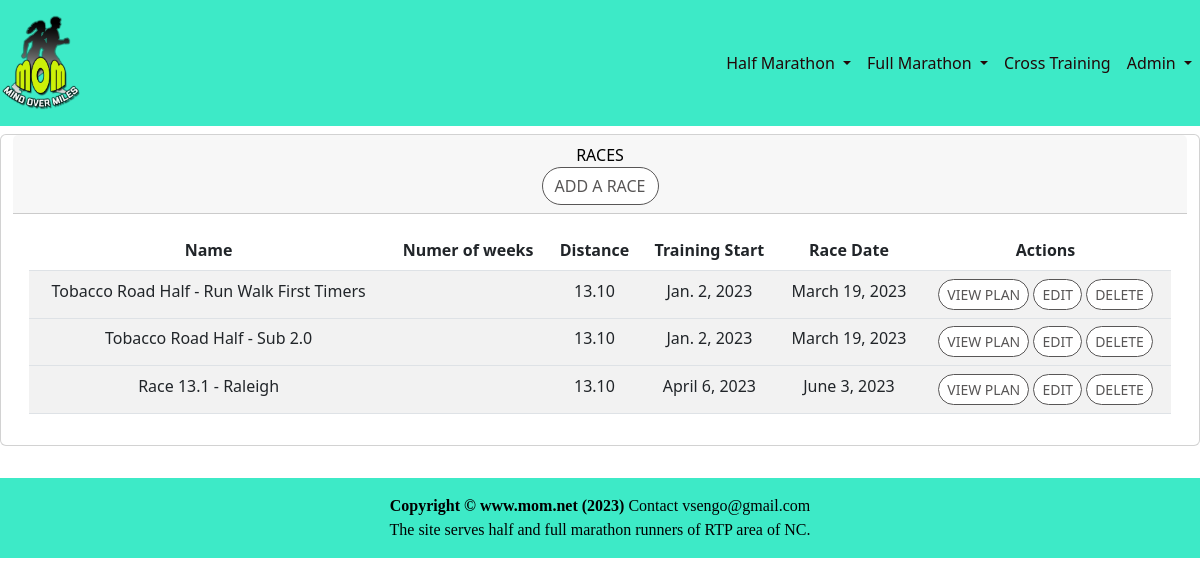
/training/halfMarathonList (signed in), run on an earlier commit of the app's database.
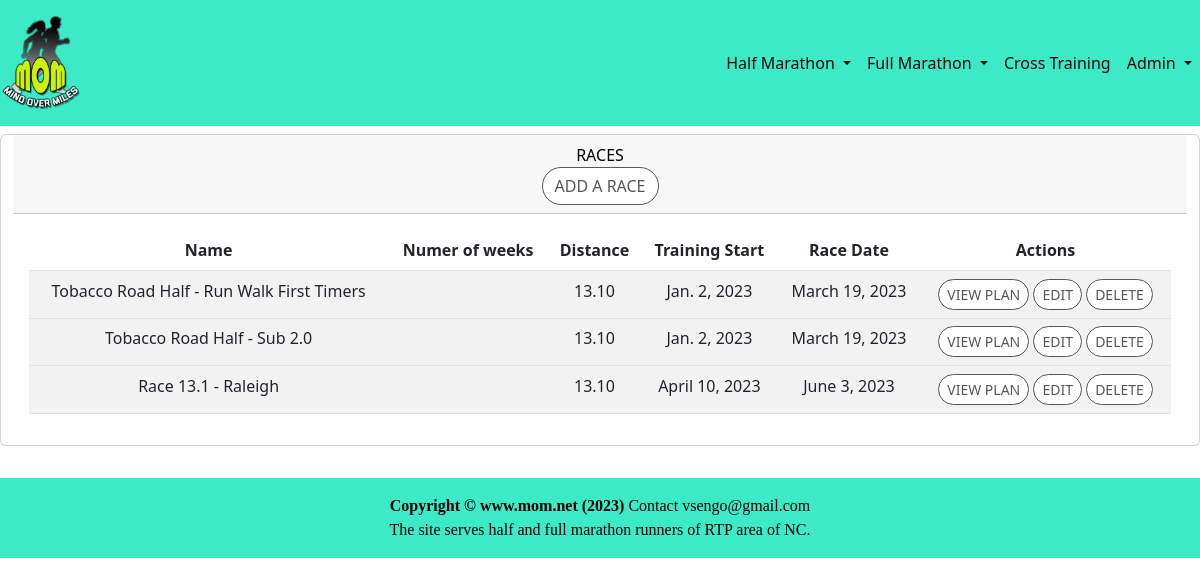
And on a later commit of the database.
### training/models.py (models this page shows)
class Race(models.Model):
    name = models.CharField(max_length=128)
    distance = models.DecimalField(max_digits=4,decimal_places=2)
    start = models.DateField()
    end = models.DateField()

### training/views.py (the view)
# urls.py: re_path(r'halfMarathonList', halfMarathonListView, name='halfMarathonList'),
@login_required
def halfMarathonListView(request):
    if request.method == 'GET':
        data = Race.objects.all()
        userRole = getUserRole(request.user)
        return render(request = request,template_name = "race_list.html",context={'data_list':data, 'userRole':userRole})

### training/views.py (called while the page is built)
def getUserRole(user):
    return 'EDIT'

### training/templates/race_list.html (shortened to what this page needs)
{% extends 'home/base.html' %}
{% block content %}
<div class="container-fluid">
    <div class="row text-center justify-content-center">
            <div class="card mt-2 mb-2">
            <div class="card-header">
                <div class="row">
                    <div class="col-sm-12">
                        <strong>Races</strong><br>
                        {% if userRole == 'EDIT' %}
                        <a href="{% url 'training:raceAdd' %}" class="btn btn-secondary btn-md">Add a Race</a>
                        {% endif %}
                    </div>
                </div>
            </div>
            <div class="card-body">
                <div class="row">
                    <div class="col-sm-12">
                            <table class="table table-striped table-hover">
                                <thead>
                                    <tr>
                                        <th scope="col">Name</th>
                                        <th scope="col">Numer of weeks</th>
                                        <th scope="col">Distance</th>
                                        <th scope="col">Training Start</th>
                                        <th scope="col">Race Date</th>
                                        <th scope="col">Actions</th>
                                    </tr>
                                </thead>
                                <tbody>
                                {% for data in data_list %}
                                    <tr>
                                        <td>{{data.name}}</td>
                                        <td>{{data.numberOfWeeks}}</td>
                                        <td>{{data.distance}}</td>
                                        <td>{{data.start}}</td>
                                        <td>{{data.end}}</td>
                                        <td>
                                            {% if userRole == 'EDIT' %}
                                            <a href="{% url 'training:trainingList' data.id %}" class="btn btn-secondary btn-sm"> View Plan</a>
                                            <a href="{% url 'training:halfMarathonUpd' data.id %}" class="btn btn-secondary btn-sm"> Edit</a>
                                            <button type="button" class="btn btn-outline-danger btn-sm" data-bs-toggle="modal" onclick="confirmDeleteModal('{{data.id}}')" id="deleteID">
                                                Delete
                                            </button>
                                            {% endif %}
                                        </td>
                                    </tr>
                                    <tr>
                                {% endfor %}
                                </tbody>
                            </table>
                    </div>
                </div>
            </div>
        </div>
    </div>
 </div>
{% include 'home/footer.html' %}
{% endblock content %}

What changed in the data, as far as the page shows it:
changed Race "Race 13.1 - Raleigh": start "April 6, 2023" → "April 10, 2023"
